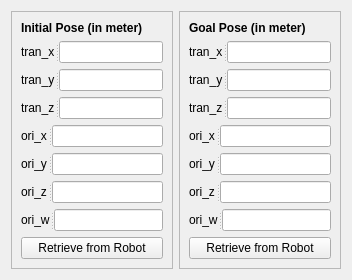
                  <widget class="QWidget" name="cartesianSpace_4">
                   <attribute name="title">
                    <string>Cartesian Space</string>
                   </attribute>
                   <layout class="QHBoxLayout" name="horizontalLayout_7">
                    <item>
                     <widget class="QFrame" name="frame_10">
                      <property name="frameShape">
                       <enum>QFrame::StyledPanel</enum>
                      </property>
                      <property name="frameShadow">
                       <enum>QFrame::Raised</enum>
                      </property>
                      <layout class="QVBoxLayout" name="verticalLayout_24">
                       <item>
                        <widget class="QLabel" name="label_93">
                         <property name="font">
                          <font>
                           <weight>75</weight>
                           <bold>true</bold>
                          </font>
                         </property>
                         <property name="text">
                          <string>Initial Pose (in meter)</string>
                         </property>
                        </widget>
                       </item>
                       <item>
                        <widget class="QSplitter" name="splitter_86">
                         <property name="orientation">
                          <enum>Qt::Horizontal</enum>
                         </property>
                         <widget class="QLabel" name="label_94">
                          <property name="text">
                           <string>tran_x</string>
                          </property>
                         </widget>
                         <widget class="QLineEdit" name="set_CS_init_tx_lineEdit_3">
                          <property name="maxLength">
                           <number>6</number>
                          </property>
                          <property name="clearButtonEnabled">
                           <bool>false</bool>
                          </property>
                         </widget>
                        </widget>
                       </item>
                       <item>
                        <widget class="QSplitter" name="splitter_87">
                         <property name="orientation">
                          <enum>Qt::Horizontal</enum>
                         </property>
                         <widget class="QLabel" name="label_95">
                          <property name="text">
                           <string>tran_y</string>
                          </property>
                         </widget>
                         <widget class="QLineEdit" name="set_CS_init_ty_lineEdit_3">
                          <property name="maxLength">
                           <number>6</number>
                          </property>
                          <property name="clearButtonEnabled">
                           <bool>false</bool>
                          </property>
                         </widget>
                        </widget>
                       </item>
                       <item>
                        <widget class="QSplitter" name="splitter_88">
                         <property name="orientation">
                          <enum>Qt::Horizontal</enum>
                         </property>
                         <widget class="QLabel" name="label_96">
                          <property name="text">
                           <string>tran_z</string>
                          </property>
                         </widget>
                         <widget class="QLineEdit" name="set_CS_init_tz_lineEdit_3">
                          <property name="maxLength">
                           <number>6</number>
                          </property>
                          <property name="clearButtonEnabled">
                           <bool>false</bool>
                          </property>
                         </widget>
                        </widget>
                       </item>
                       <item>
                        <widget class="QSplitter" name="splitter_89">
                         <property name="orientation">
                          <enum>Qt::Horizontal</enum>
                         </property>
                         <widget class="QLabel" name="label_97">
                          <property name="text">
                           <string>ori_x</string>
                          </property>
                         </widget>
                         <widget class="QLineEdit" name="set_CS_init_rx_lineEdit_3">
                          <property name="maxLength">
                           <number>6</number>
                          </property>
                          <property name="clearButtonEnabled">
                           <bool>false</bool>
                          </property>
                         </widget>
                        </widget>
                       </item>
                       <item>
                        <widget class="QSplitter" name="splitter_90">
                         <property name="orientation">
                          <enum>Qt::Horizontal</enum>
                         </property>
                         <widget class="QLabel" name="label_98">
                          <property name="text">
                           <string>ori_y</string>
                          </property>
                         </widget>
                         <widget class="QLineEdit" name="set_CS_init_ry_lineEdit_3">
                          <property name="maxLength">
                           <number>6</number>
                          </property>
                          <property name="clearButtonEnabled">
                           <bool>false</bool>
                          </property>
                         </widget>
                        </widget>
                       </item>
                       <item>
                        <widget class="QSplitter" name="splitter_91">
                         <property name="orientation">
                          <enum>Qt::Horizontal</enum>
                         </property>
                         <widget class="QLabel" name="label_99">
                          <property name="text">
                           <string>ori_z</string>
                          </property>
                         </widget>
                         <widget class="QLineEdit" name="set_CS_init_rz_lineEdit_3">
                          <property name="maxLength">
                           <number>6</number>
                          </property>
                          <property name="clearButtonEnabled">
                           <bool>false</bool>
                          </property>
                         </widget>
                        </widget>
                       </item>
                       <item>
                        <widget class="QSplitter" name="splitter_92">
                         <property name="orientation">
                          <enum>Qt::Horizontal</enum>
                         </property>
                         <widget class="QLabel" name="label_100">
                          <property name="text">
                           <string>ori_w</string>
                          </property>
                         </widget>
                         <widget class="QLineEdit" name="set_CS_init_w_lineEdit_3">
                          <property name="maxLength">
                           <number>6</number>
                          </property>
                          <property name="clearButtonEnabled">
                           <bool>false</bool>
                          </property>
                         </widget>
                        </widget>
                       </item>
                       <item>
                        <widget class="QPushButton" name="get_CS_init_robot_PB_3">
                         <property name="text">
                          <string>Retrieve from Robot</string>
                         </property>
                        </widget>
                       </item>
                      </layout>
                     </widget>
                    </item>
                    <item>
                     <widget class="QFrame" name="frame_45">
                      <property name="frameShape">
                       <enum>QFrame::StyledPanel</enum>
                      </property>
                      <property name="frameShadow">
                       <enum>QFrame::Raised</enum>
                      </property>
                      <layout class="QVBoxLayout" name="verticalLayout_25">
                       <item>
                        <widget class="QLabel" name="label_101">
                         <property name="font">
                          <font>
                           <weight>75</weight>
                           <bold>true</bold>
                          </font>
                         </property>
                         <property name="text">
                          <string>Goal Pose (in meter)</string>
                         </property>
                        </widget>
                       </item>
                       <item>
                        <widget class="QSplitter" name="splitter_93">
                         <property name="orientation">
                          <enum>Qt::Horizontal</enum>
                         </property>
                         <widget class="QLabel" name="label_102">
                          <property name="text">
                           <string>tran_x</string>
                          </property>
                         </widget>
                         <widget class="QLineEdit" name="set_CS_goal_tx_lineEdit_3">
                          <property name="maxLength">
                           <number>6</number>
                          </property>
                          <property name="clearButtonEnabled">
                           <bool>false</bool>
                          </property>
                         </widget>
                        </widget>
                       </item>
                       <item>
                        <widget class="QSplitter" name="splitter_94">
                         <property name="orientation">
                          <enum>Qt::Horizontal</enum>
                         </property>
                         <widget class="QLabel" name="label_103">
                          <property name="text">
                           <string>tran_y</string>
                          </property>
                         </widget>
                         <widget class="QLineEdit" name="set_CS_goal_ty_lineEdit_3">
                          <property name="maxLength">
                           <number>6</number>
                          </property>
                          <property name="clearButtonEnabled">
                           <bool>false</bool>
                          </property>
                         </widget>
                        </widget>
                       </item>
                       <item>
                        <widget class="QSplitter" name="splitter_95">
                         <property name="orientation">
                          <enum>Qt::Horizontal</enum>
                         </property>
                         <widget class="QLabel" name="label_104">
                          <property name="text">
                           <string>tran_z</string>
                          </property>
                         </widget>
                         <widget class="QLineEdit" name="set_CS_goal_tz_lineEdit_3">
                          <property name="maxLength">
                           <number>6</number>
                          </property>
                          <property name="clearButtonEnabled">
                           <bool>false</bool>
                          </property>
                         </widget>
                        </widget>
                       </item>
                       <item>
                        <widget class="QSplitter" name="splitter_96">
                         <property name="orientation">
                          <enum>Qt::Horizontal</enum>
                         </property>
                         <widget class="QLabel" name="label_105">
                          <property name="text">
                           <string>ori_x</string>
                          </property>
                         </widget>
                         <widget class="QLineEdit" name="set_CS_goal_rx_lineEdit_3">
                          <property name="maxLength">
                           <number>6</number>
                          </property>
                          <property name="clearButtonEnabled">
                           <bool>false</bool>
                          </property>
                         </widget>
                        </widget>
                       </item>
                       <item>
                        <widget class="QSplitter" name="splitter_97">
                         <property name="orientation">
                          <enum>Qt::Horizontal</enum>
                         </property>
                         <widget class="QLabel" name="label_106">
                          <property name="text">
                           <string>ori_y</string>
                          </property>
                         </widget>
                         <widget class="QLineEdit" name="set_CS_goal_ry_lineEdit_3">
                          <property name="maxLength">
                           <number>6</number>
                          </property>
                          <property name="clearButtonEnabled">
                           <bool>false</bool>
                          </property>
                         </widget>
                        </widget>
                       </item>
                       <item>
                        <widget class="QSplitter" name="splitter_98">
                         <property name="orientation">
                          <enum>Qt::Horizontal</enum>
                         </property>
                         <widget class="QLabel" name="label_107">
                          <property name="text">
                           <string>ori_z</string>
                          </property>
                         </widget>
                         <widget class="QLineEdit" name="set_CS_goal_rz_lineEdit_3">
                          <property name="maxLength">
                           <number>6</number>
                          </property>
                          <property name="clearButtonEnabled">
                           <bool>false</bool>
                          </property>
                         </widget>
                        </widget>
                       </item>
                       <item>
                        <widget class="QSplitter" name="splitter_99">
                         <property name="orientation">
                          <enum>Qt::Horizontal</enum>
                         </property>
                         <widget class="QLabel" name="label_108">
                          <property name="text">
                           <string>ori_w</string>
                          </property>
                         </widget>
                         <widget class="QLineEdit" name="set_CS_goal_w_lineEdit_3">
                          <property name="maxLength">
                           <number>6</number>
                          </property>
                          <property name="clearButtonEnabled">
                           <bool>false</bool>
                          </property>
                         </widget>
                        </widget>
                       </item>
                       <item>
                        <widget class="QPushButton" name="get_CS_goal_robot_PB_3">
                         <property name="text">
                          <string>Retrieve from Robot</string>
                         </property>
                        </widget>
                       </item>
                      </layout>
                     </widget>
                    </item>
                   </layout>
                  </widget>
